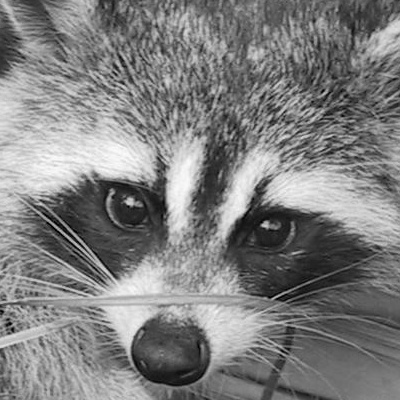
#> input picture 1-Array/ex04/slice_np.jpeg, 400 x 400 px
$ python rotate.py
#> lines starting #> are read from the running program, lines starting #| are printed output that depends on the picture
### 1-Array/ex04/load_image.py

import cv2
import os
# opencv
# BGR != RBG pillow


def ft_load(path: str):
    """function that loads an image, prints its format, and its pixels
    content in RGB format."""
#> called with path = 'slice_np.jpeg'
    try:
        if not os.path.exists(path):
            raise FileNotFoundError(": file not found")
        if not os.access(path, os.R_OK):
            raise PermissionError(": Permission denied")
    except FileNotFoundError as error:
        print(FileNotFoundError.__name__, error)
    except PermissionError as error:
        print(PermissionError.__name__, error)
    else:
        image = cv2.imread(path)
#> image is the input picture: shape (400, 400, 3); min 0, max 253, mean 127
        cv2.imshow("image", image)
        print("The shape of the image is: ", image.shape[:2])
#| The shape of the image is:  (400, 400)
#> (printed output is left out)
        cv2.waitKey(0)
        cv2.destroyAllWindows()
        return image


# [9 lines that do not run on import are left out]

### 1-Array/ex04/rotate.py
''' program which must load the image "animal.jpeg", cut a square part from it
and transpose it to produce the image below. It should display it, print the
new shape and the data of the image after the transpose.'''

#  opencv, by default it reads the image with 3 channels, and in the case it
# is grayscale it copies its layer three times.

from load_image import ft_load
from matplotlib import pyplot as plt
import numpy as np


def ft_transpose(array):
    """transpose a 2D array"""
    (height, weight) = array.shape[:2]
#> height = 400; weight = 400
    # creer un tableau vide avec les meme dimensions et meme typeque l original
    transposed_array = np.empty_like(array)
    for h in range(height):
        for w in range(weight):
            transposed_array[w, h] = array[h, w]
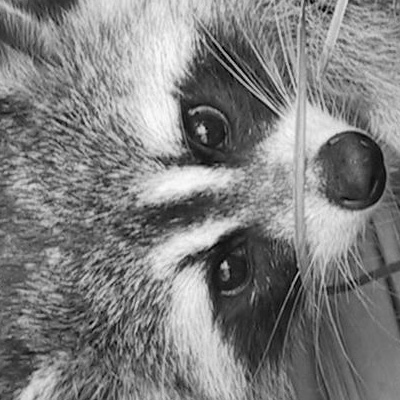
#> transposed_array: shape (400, 400, 1); min 0, max 253, mean 127
    # reconfigurer la disposition des éléments du tableau pour refléter une
    # structure bidimensionnelle avec les dimensions spécifiées.
    transposed_array = transposed_array.reshape(weight, height)
    return transposed_array


def main():
    try:
        img = ft_load("slice_np.jpeg")
        slice_image = img[:, :, 1:2]
    except TypeError as error:
        print(TypeError.__name__, error)
    else:
        # supprimer le chan 3 (ghost a cause d openCV)
        print(slice_image)
        array = ft_transpose(np.array(slice_image))
        plt.imshow(array, cmap="gray")
        plt.show()
        print("New shape after Transpose: ", array.shape[:2])
#| New shape after Transpose:  (400, 400)
        print(array)
#> (printed output is left out)


if __name__ == "__main__":
    main()
